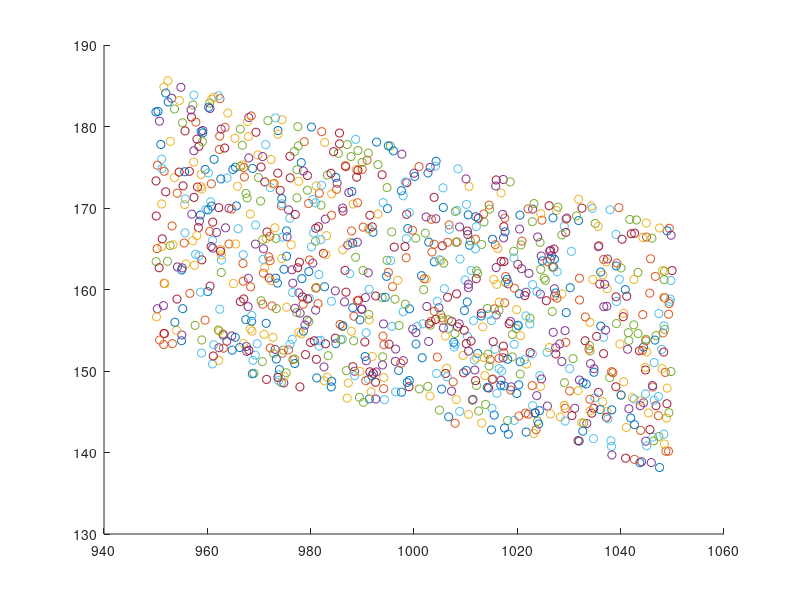

This chart was generated by the following MATLAB code:
function circuitFunction()
%CIRCUITFUNCTION Plots our circuit results through 1,000 simulations

hold on
for i = 1:1001
    r = -5 + (5+5)*rand(1);
    Resistance = 1000 + 0.01*r*1000;
    r2 = -10 + (10 + 10)*rand(1);
    C = 0.000001 + 0.01*r2*0.000001;
    denom = 2 * pi * Resistance * C;
    frequency = 1 / denom;
    plot(Resistance, frequency, 'o');
end
hold off

end

